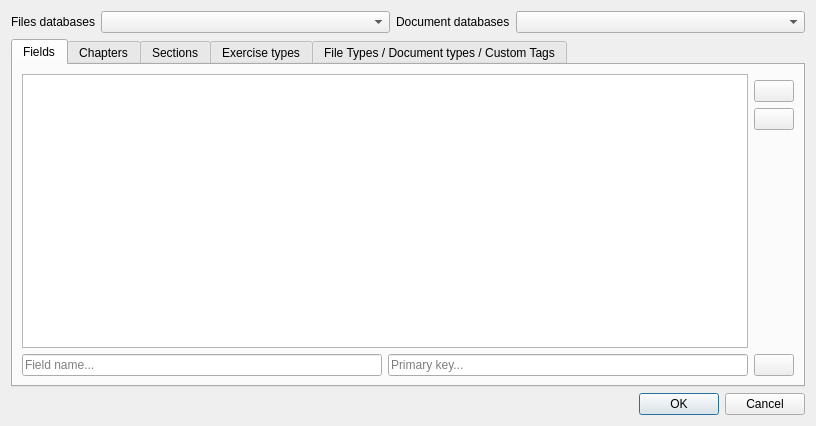
<?xml version="1.0" encoding="UTF-8"?>
<ui version="4.0">
 <class>DataTables</class>
 <widget class="QDialog" name="DataTables">
  <property name="geometry">
   <rect>
    <x>0</x>
    <y>0</y>
    <width>816</width>
    <height>426</height>
   </rect>
  </property>
  <property name="windowTitle">
   <string>Database entries</string>
  </property>
  <property name="windowIcon">
   <iconset>
    <normaloff>:/images/excel.png</normaloff>:/images/excel.png</iconset>
  </property>
  <layout class="QGridLayout" name="gridLayout_11">
   <item row="3" column="0">
    <layout class="QHBoxLayout" name="horizontalLayout_3">
     <item>
      <widget class="QLabel" name="warrningLabel">
       <property name="sizePolicy">
        <sizepolicy hsizetype="MinimumExpanding" vsizetype="Preferred">
         <horstretch>0</horstretch>
         <verstretch>0</verstretch>
        </sizepolicy>
       </property>
       <property name="text">
        <string/>
       </property>
      </widget>
     </item>
     <item>
      <widget class="QDialogButtonBox" name="buttonBox">
       <property name="sizePolicy">
        <sizepolicy hsizetype="Preferred" vsizetype="Fixed">
         <horstretch>0</horstretch>
         <verstretch>0</verstretch>
        </sizepolicy>
       </property>
       <property name="orientation">
        <enum>Qt::Horizontal</enum>
       </property>
       <property name="standardButtons">
        <set>QDialogButtonBox::Cancel|QDialogButtonBox::Ok</set>
       </property>
      </widget>
     </item>
    </layout>
   </item>
   <item row="0" column="0">
    <layout class="QHBoxLayout" name="horizontalLayout_4">
     <item>
      <widget class="QLabel" name="label_5">
       <property name="sizePolicy">
        <sizepolicy hsizetype="Fixed" vsizetype="Preferred">
         <horstretch>0</horstretch>
         <verstretch>0</verstretch>
        </sizepolicy>
       </property>
       <property name="text">
        <string>Files databases</string>
       </property>
      </widget>
     </item>
     <item>
      <widget class="QComboBox" name="FilesDBCombo"/>
     </item>
     <item>
      <widget class="QLabel" name="label_2">
       <property name="sizePolicy">
        <sizepolicy hsizetype="Fixed" vsizetype="Preferred">
         <horstretch>0</horstretch>
         <verstretch>0</verstretch>
        </sizepolicy>
       </property>
       <property name="text">
        <string>Document databases</string>
       </property>
      </widget>
     </item>
     <item>
      <widget class="QComboBox" name="DocsDBCombo"/>
     </item>
    </layout>
   </item>
   <item row="1" column="0">
    <widget class="QTabWidget" name="tabWidget">
     <property name="currentIndex">
      <number>0</number>
     </property>
     <widget class="QWidget" name="FieldTab">
      <attribute name="title">
       <string>Fields</string>
      </attribute>
      <layout class="QGridLayout" name="gridLayout_2">
       <item row="0" column="0">
        <layout class="QGridLayout" name="gridLayout">
         <item row="3" column="1">
          <spacer name="verticalSpacer">
           <property name="orientation">
            <enum>Qt::Vertical</enum>
           </property>
           <property name="sizeHint" stdset="0">
            <size>
             <width>20</width>
             <height>40</height>
            </size>
           </property>
          </spacer>
         </item>
         <item row="1" column="1">
          <widget class="QPushButton" name="RemFieldButton">
           <property name="sizePolicy">
            <sizepolicy hsizetype="Fixed" vsizetype="Fixed">
             <horstretch>0</horstretch>
             <verstretch>0</verstretch>
            </sizepolicy>
           </property>
           <property name="text">
            <string/>
           </property>
           <property name="icon">
            <iconset resource="../images.qrc">
             <normaloff>:/images/list-remove.svg</normaloff>:/images/list-remove.svg</iconset>
           </property>
          </widget>
         </item>
         <item row="0" column="0" rowspan="4">
          <widget class="QTableWidget" name="FieldTable">
           <property name="editTriggers">
            <set>QAbstractItemView::NoEditTriggers</set>
           </property>
           <property name="alternatingRowColors">
            <bool>true</bool>
           </property>
           <property name="selectionMode">
            <enum>QAbstractItemView::SingleSelection</enum>
           </property>
           <property name="selectionBehavior">
            <enum>QAbstractItemView::SelectRows</enum>
           </property>
           <property name="horizontalScrollMode">
            <enum>QAbstractItemView::ScrollPerPixel</enum>
           </property>
          </widget>
         </item>
         <item row="2" column="1">
          <widget class="QPushButton" name="EditFieldButton">
           <property name="sizePolicy">
            <sizepolicy hsizetype="Fixed" vsizetype="Fixed">
             <horstretch>0</horstretch>
             <verstretch>0</verstretch>
            </sizepolicy>
           </property>
           <property name="text">
            <string/>
           </property>
           <property name="icon">
            <iconset resource="../images.qrc">
             <normaloff>:/images/document-edit.svg</normaloff>:/images/document-edit.svg</iconset>
           </property>
          </widget>
         </item>
        </layout>
       </item>
       <item row="1" column="0">
        <layout class="QHBoxLayout" name="horizontalLayout_2">
         <item>
          <widget class="QLineEdit" name="FieldNameLine">
           <property name="placeholderText">
            <string>Field name...</string>
           </property>
          </widget>
         </item>
         <item>
          <widget class="QLineEdit" name="FieldPKLine">
           <property name="placeholderText">
            <string>Primary key...</string>
           </property>
          </widget>
         </item>
         <item>
          <widget class="QPushButton" name="AddFieldButton">
           <property name="sizePolicy">
            <sizepolicy hsizetype="Fixed" vsizetype="Fixed">
             <horstretch>0</horstretch>
             <verstretch>0</verstretch>
            </sizepolicy>
           </property>
           <property name="text">
            <string/>
           </property>
           <property name="icon">
            <iconset resource="../images.qrc">
             <normaloff>:/images/list-add.svg</normaloff>:/images/list-add.svg</iconset>
           </property>
          </widget>
         </item>
        </layout>
       </item>
      </layout>
     </widget>
     <widget class="QWidget" name="ChapterTab">
      <attribute name="title">
       <string>Chapters</string>
      </attribute>
      <layout class="QGridLayout" name="gridLayout_4">
       <item row="0" column="0">
        <layout class="QGridLayout" name="gridLayout_3">
         <item row="0" column="0">
          <widget class="QLabel" name="label">
           <property name="sizePolicy">
            <sizepolicy hsizetype="Preferred" vsizetype="Fixed">
             <horstretch>0</horstretch>
             <verstretch>0</verstretch>
            </sizepolicy>
           </property>
           <property name="font">
            <font>
             <bold>true</bold>
            </font>
           </property>
           <property name="text">
            <string>Fields</string>
           </property>
          </widget>
         </item>
         <item row="4" column="1">
          <widget class="QPushButton" name="EditChapterButton">
           <property name="sizePolicy">
            <sizepolicy hsizetype="Fixed" vsizetype="Fixed">
             <horstretch>0</horstretch>
             <verstretch>0</verstretch>
            </sizepolicy>
           </property>
           <property name="text">
            <string/>
           </property>
           <property name="icon">
            <iconset resource="../images.qrc">
             <normaloff>:/images/document-edit.svg</normaloff>:/images/document-edit.svg</iconset>
           </property>
          </widget>
         </item>
         <item row="1" column="0">
          <widget class="QComboBox" name="ComboFields_ChapterTab"/>
         </item>
         <item row="3" column="1">
          <widget class="QPushButton" name="RemoveChapterButton">
           <property name="sizePolicy">
            <sizepolicy hsizetype="Fixed" vsizetype="Fixed">
             <horstretch>0</horstretch>
             <verstretch>0</verstretch>
            </sizepolicy>
           </property>
           <property name="text">
            <string/>
           </property>
           <property name="icon">
            <iconset resource="../images.qrc">
             <normaloff>:/images/list-remove.svg</normaloff>:/images/list-remove.svg</iconset>
           </property>
          </widget>
         </item>
         <item row="5" column="1">
          <spacer name="verticalSpacer_2">
           <property name="orientation">
            <enum>Qt::Vertical</enum>
           </property>
           <property name="sizeHint" stdset="0">
            <size>
             <width>20</width>
             <height>40</height>
            </size>
           </property>
          </spacer>
         </item>
         <item row="2" column="0" rowspan="4">
          <widget class="QTableWidget" name="ChapterTable">
           <property name="editTriggers">
            <set>QAbstractItemView::NoEditTriggers</set>
           </property>
           <property name="alternatingRowColors">
            <bool>true</bool>
           </property>
           <property name="selectionMode">
            <enum>QAbstractItemView::SingleSelection</enum>
           </property>
           <property name="selectionBehavior">
            <enum>QAbstractItemView::SelectRows</enum>
           </property>
           <property name="horizontalScrollMode">
            <enum>QAbstractItemView::ScrollPerPixel</enum>
           </property>
          </widget>
         </item>
        </layout>
       </item>
       <item row="1" column="0">
        <layout class="QHBoxLayout" name="horizontalLayout_8">
         <item>
          <widget class="QLineEdit" name="ChapterNameLine">
           <property name="placeholderText">
            <string>Chapter name...</string>
           </property>
          </widget>
         </item>
         <item>
          <widget class="QLineEdit" name="ChapterPKLine">
           <property name="placeholderText">
            <string>Primary key...</string>
           </property>
          </widget>
         </item>
         <item>
          <widget class="QPushButton" name="AddChapterButton">
           <property name="sizePolicy">
            <sizepolicy hsizetype="Fixed" vsizetype="Fixed">
             <horstretch>0</horstretch>
             <verstretch>0</verstretch>
            </sizepolicy>
           </property>
           <property name="text">
            <string/>
           </property>
           <property name="icon">
            <iconset resource="../images.qrc">
             <normaloff>:/images/list-add.svg</normaloff>:/images/list-add.svg</iconset>
           </property>
          </widget>
         </item>
        </layout>
       </item>
      </layout>
     </widget>
     <widget class="QWidget" name="SectionTab">
      <attribute name="title">
       <string>Sections</string>
      </attribute>
      <layout class="QGridLayout" name="gridLayout_6">
       <item row="0" column="0">
        <layout class="QGridLayout" name="gridLayout_5">
         <item row="4" column="2">
          <widget class="QPushButton" name="EditSectionButton">
           <property name="sizePolicy">
            <sizepolicy hsizetype="Fixed" vsizetype="Fixed">
             <horstretch>0</horstretch>
             <verstretch>0</verstretch>
            </sizepolicy>
           </property>
           <property name="text">
            <string/>
           </property>
           <property name="icon">
            <iconset resource="../images.qrc">
             <normaloff>:/images/document-edit.svg</normaloff>:/images/document-edit.svg</iconset>
           </property>
          </widget>
         </item>
         <item row="1" column="0">
          <widget class="QComboBox" name="ComboFields_SectionTab"/>
         </item>
         <item row="0" column="0">
          <widget class="QLabel" name="label_4">
           <property name="sizePolicy">
            <sizepolicy hsizetype="Preferred" vsizetype="Fixed">
             <horstretch>0</horstretch>
             <verstretch>0</verstretch>
            </sizepolicy>
           </property>
           <property name="font">
            <font>
             <bold>true</bold>
            </font>
           </property>
           <property name="text">
            <string>Fields</string>
           </property>
          </widget>
         </item>
         <item row="0" column="1">
          <widget class="QLabel" name="Level3Combo2Name">
           <property name="sizePolicy">
            <sizepolicy hsizetype="Preferred" vsizetype="Fixed">
             <horstretch>0</horstretch>
             <verstretch>0</verstretch>
            </sizepolicy>
           </property>
           <property name="font">
            <font>
             <bold>true</bold>
            </font>
           </property>
           <property name="text">
            <string>Chapters</string>
           </property>
          </widget>
         </item>
         <item row="1" column="1">
          <widget class="QComboBox" name="ComboChapters_SectionTab"/>
         </item>
         <item row="3" column="2">
          <widget class="QPushButton" name="RemoveSectionButton">
           <property name="sizePolicy">
            <sizepolicy hsizetype="Fixed" vsizetype="Fixed">
             <horstretch>0</horstretch>
             <verstretch>0</verstretch>
            </sizepolicy>
           </property>
           <property name="text">
            <string/>
           </property>
           <property name="icon">
            <iconset resource="../images.qrc">
             <normaloff>:/images/list-remove.svg</normaloff>:/images/list-remove.svg</iconset>
           </property>
          </widget>
         </item>
         <item row="5" column="2">
          <spacer name="verticalSpacer_3">
           <property name="orientation">
            <enum>Qt::Vertical</enum>
           </property>
           <property name="sizeHint" stdset="0">
            <size>
             <width>20</width>
             <height>40</height>
            </size>
           </property>
          </spacer>
         </item>
         <item row="2" column="0" rowspan="4" colspan="2">
          <widget class="QTableWidget" name="SectionTable">
           <property name="alternatingRowColors">
            <bool>true</bool>
           </property>
           <property name="selectionMode">
            <enum>QAbstractItemView::SingleSelection</enum>
           </property>
           <property name="selectionBehavior">
            <enum>QAbstractItemView::SelectRows</enum>
           </property>
           <property name="horizontalScrollMode">
            <enum>QAbstractItemView::ScrollPerPixel</enum>
           </property>
          </widget>
         </item>
        </layout>
       </item>
       <item row="1" column="0">
        <layout class="QHBoxLayout" name="horizontalLayout_9">
         <item>
          <widget class="QLineEdit" name="SectionNameLine">
           <property name="placeholderText">
            <string>Section name...</string>
           </property>
          </widget>
         </item>
         <item>
          <widget class="QLineEdit" name="SectionPKLine">
           <property name="placeholderText">
            <string>Primary key...</string>
           </property>
          </widget>
         </item>
         <item>
          <widget class="QPushButton" name="AddSectionButton">
           <property name="sizePolicy">
            <sizepolicy hsizetype="Fixed" vsizetype="Fixed">
             <horstretch>0</horstretch>
             <verstretch>0</verstretch>
            </sizepolicy>
           </property>
           <property name="text">
            <string/>
           </property>
           <property name="icon">
            <iconset resource="../images.qrc">
             <normaloff>:/images/list-add.svg</normaloff>:/images/list-add.svg</iconset>
           </property>
          </widget>
         </item>
        </layout>
       </item>
      </layout>
     </widget>
     <widget class="QWidget" name="ExerciseTypeTab">
      <attribute name="title">
       <string>Exercise types</string>
      </attribute>
      <layout class="QGridLayout" name="gridLayout_8">
       <item row="0" column="0">
        <layout class="QGridLayout" name="gridLayout_7">
         <item row="4" column="3">
          <widget class="QPushButton" name="EditExerciseTypeButton">
           <property name="sizePolicy">
            <sizepolicy hsizetype="Fixed" vsizetype="Fixed">
             <horstretch>0</horstretch>
             <verstretch>0</verstretch>
            </sizepolicy>
           </property>
           <property name="text">
            <string/>
           </property>
           <property name="icon">
            <iconset resource="../images.qrc">
             <normaloff>:/images/document-edit.svg</normaloff>:/images/document-edit.svg</iconset>
           </property>
          </widget>
         </item>
         <item row="2" column="0" rowspan="4" colspan="3">
          <widget class="QTableWidget" name="ExerciseTypeTable">
           <property name="alternatingRowColors">
            <bool>true</bool>
           </property>
           <property name="selectionMode">
            <enum>QAbstractItemView::SingleSelection</enum>
           </property>
           <property name="selectionBehavior">
            <enum>QAbstractItemView::SelectRows</enum>
           </property>
           <property name="horizontalScrollMode">
            <enum>QAbstractItemView::ScrollPerPixel</enum>
           </property>
          </widget>
         </item>
         <item row="0" column="2">
          <widget class="QLabel" name="label_10">
           <property name="font">
            <font>
             <bold>true</bold>
            </font>
           </property>
           <property name="text">
            <string>Sections</string>
           </property>
          </widget>
         </item>
         <item row="5" column="3">
          <spacer name="verticalSpacer_4">
           <property name="orientation">
            <enum>Qt::Vertical</enum>
           </property>
           <property name="sizeHint" stdset="0">
            <size>
             <width>20</width>
             <height>40</height>
            </size>
           </property>
          </spacer>
         </item>
         <item row="1" column="1">
          <widget class="QComboBox" name="ComboChapters_ExerciseTypeTab"/>
         </item>
         <item row="1" column="0">
          <widget class="QComboBox" name="ComboFields_ExerciseTypeTab"/>
         </item>
         <item row="1" column="2">
          <widget class="QComboBox" name="ComboSections_ExerciseTypeTab"/>
         </item>
         <item row="0" column="1">
          <widget class="QLabel" name="label_11">
           <property name="font">
            <font>
             <bold>true</bold>
            </font>
           </property>
           <property name="text">
            <string>Chapters</string>
           </property>
          </widget>
         </item>
         <item row="0" column="0">
          <widget class="QLabel" name="label_12">
           <property name="font">
            <font>
             <bold>true</bold>
            </font>
           </property>
           <property name="text">
            <string>Fields</string>
           </property>
          </widget>
         </item>
         <item row="3" column="3">
          <widget class="QPushButton" name="RemoveExerciseTypeButton">
           <property name="sizePolicy">
            <sizepolicy hsizetype="Fixed" vsizetype="Fixed">
             <horstretch>0</horstretch>
             <verstretch>0</verstretch>
            </sizepolicy>
           </property>
           <property name="text">
            <string/>
           </property>
           <property name="icon">
            <iconset resource="../images.qrc">
             <normaloff>:/images/list-remove.svg</normaloff>:/images/list-remove.svg</iconset>
           </property>
          </widget>
         </item>
        </layout>
       </item>
       <item row="1" column="0">
        <layout class="QHBoxLayout" name="horizontalLayout_10">
         <item>
          <widget class="QLineEdit" name="ExerciseTypeNameLine">
           <property name="placeholderText">
            <string>Exercise type name...</string>
           </property>
          </widget>
         </item>
         <item>
          <widget class="QLineEdit" name="ExerciseTypePKLine">
           <property name="placeholderText">
            <string>Primary key...</string>
           </property>
          </widget>
         </item>
         <item>
          <widget class="QPushButton" name="AddExerciseTypeButton">
           <property name="sizePolicy">
            <sizepolicy hsizetype="Fixed" vsizetype="Fixed">
             <horstretch>0</horstretch>
             <verstretch>0</verstretch>
            </sizepolicy>
           </property>
           <property name="text">
            <string/>
           </property>
           <property name="icon">
            <iconset resource="../images.qrc">
             <normaloff>:/images/list-add.svg</normaloff>:/images/list-add.svg</iconset>
           </property>
          </widget>
         </item>
        </layout>
       </item>
      </layout>
     </widget>
     <widget class="QWidget" name="DocumentTypeTab">
      <attribute name="title">
       <string>File Types / Document types / Custom Tags</string>
      </attribute>
      <layout class="QGridLayout" name="gridLayout_9">
       <item row="0" column="0">
        <widget class="QSplitter" name="splitter">
         <property name="sizePolicy">
          <sizepolicy hsizetype="Expanding" vsizetype="MinimumExpanding">
           <horstretch>0</horstretch>
           <verstretch>0</verstretch>
          </sizepolicy>
         </property>
         <property name="orientation">
          <enum>Qt::Horizontal</enum>
         </property>
         <widget class="QWidget" name="layoutWidget_6">
          <layout class="QGridLayout" name="gridLayout_14">
           <item row="1" column="0">
            <widget class="QTableWidget" name="FileTypeTable">
             <property name="sizePolicy">
              <sizepolicy hsizetype="Expanding" vsizetype="MinimumExpanding">
               <horstretch>0</horstretch>
               <verstretch>0</verstretch>
              </sizepolicy>
             </property>
             <property name="editTriggers">
              <set>QAbstractItemView::NoEditTriggers</set>
             </property>
             <property name="alternatingRowColors">
              <bool>true</bool>
             </property>
             <property name="selectionMode">
              <enum>QAbstractItemView::SingleSelection</enum>
             </property>
             <property name="selectionBehavior">
              <enum>QAbstractItemView::SelectRows</enum>
             </property>
             <property name="horizontalScrollMode">
              <enum>QAbstractItemView::ScrollPerPixel</enum>
             </property>
            </widget>
           </item>
           <item row="0" column="0">
            <layout class="QHBoxLayout" name="horizontalLayout_6">
             <item>
              <widget class="QLabel" name="label_3">
               <property name="text">
                <string>File types</string>
               </property>
              </widget>
             </item>
             <item>
              <widget class="QPushButton" name="AddFileTypeButton">
               <property name="sizePolicy">
                <sizepolicy hsizetype="Fixed" vsizetype="Fixed">
                 <horstretch>0</horstretch>
                 <verstretch>0</verstretch>
                </sizepolicy>
               </property>
               <property name="text">
                <string/>
               </property>
               <property name="icon">
                <iconset resource="../images.qrc">
                 <normaloff>:/images/list-add.svg</normaloff>:/images/list-add.svg</iconset>
               </property>
              </widget>
             </item>
             <item>
              <widget class="QPushButton" name="RemFileTypeButton">
               <property name="sizePolicy">
                <sizepolicy hsizetype="Fixed" vsizetype="Fixed">
                 <horstretch>0</horstretch>
                 <verstretch>0</verstretch>
                </sizepolicy>
               </property>
               <property name="text">
                <string/>
               </property>
               <property name="icon">
                <iconset resource="../images.qrc">
                 <normaloff>:/images/list-remove.svg</normaloff>:/images/list-remove.svg</iconset>
               </property>
              </widget>
             </item>
             <item>
              <widget class="QPushButton" name="EditFileTypeButton">
               <property name="sizePolicy">
                <sizepolicy hsizetype="Fixed" vsizetype="Fixed">
                 <horstretch>0</horstretch>
                 <verstretch>0</verstretch>
                </sizepolicy>
               </property>
               <property name="text">
                <string/>
               </property>
               <property name="icon">
                <iconset resource="../images.qrc">
                 <normaloff>:/images/document-edit.svg</normaloff>:/images/document-edit.svg</iconset>
               </property>
              </widget>
             </item>
            </layout>
           </item>
          </layout>
         </widget>
         <widget class="QWidget" name="layoutWidget">
          <layout class="QGridLayout" name="gridLayout_12">
           <item row="0" column="0">
            <layout class="QHBoxLayout" name="horizontalLayout">
             <item>
              <widget class="QLabel" name="label_6">
               <property name="text">
                <string>Document types</string>
               </property>
              </widget>
             </item>
             <item>
              <widget class="QPushButton" name="AddDocumentTypeButton">
               <property name="sizePolicy">
                <sizepolicy hsizetype="Fixed" vsizetype="Fixed">
                 <horstretch>0</horstretch>
                 <verstretch>0</verstretch>
                </sizepolicy>
               </property>
               <property name="text">
                <string/>
               </property>
               <property name="icon">
                <iconset resource="../images.qrc">
                 <normaloff>:/images/list-add.svg</normaloff>:/images/list-add.svg</iconset>
               </property>
              </widget>
             </item>
             <item>
              <widget class="QPushButton" name="RemDocumentTypeButton">
               <property name="sizePolicy">
                <sizepolicy hsizetype="Fixed" vsizetype="Fixed">
                 <horstretch>0</horstretch>
                 <verstretch>0</verstretch>
                </sizepolicy>
               </property>
               <property name="text">
                <string/>
               </property>
               <property name="icon">
                <iconset resource="../images.qrc">
                 <normaloff>:/images/list-remove.svg</normaloff>:/images/list-remove.svg</iconset>
               </property>
              </widget>
             </item>
             <item>
              <widget class="QPushButton" name="EditDocumentTypeButton">
               <property name="sizePolicy">
                <sizepolicy hsizetype="Fixed" vsizetype="Fixed">
                 <horstretch>0</horstretch>
                 <verstretch>0</verstretch>
                </sizepolicy>
               </property>
               <property name="text">
                <string/>
               </property>
               <property name="icon">
                <iconset resource="../images.qrc">
                 <normaloff>:/images/document-edit.svg</normaloff>:/images/document-edit.svg</iconset>
               </property>
              </widget>
             </item>
            </layout>
           </item>
           <item row="1" column="0">
            <widget class="QTableWidget" name="DocumentTypeTable">
             <property name="sizePolicy">
              <sizepolicy hsizetype="Expanding" vsizetype="MinimumExpanding">
               <horstretch>0</horstretch>
               <verstretch>0</verstretch>
              </sizepolicy>
             </property>
             <property name="editTriggers">
              <set>QAbstractItemView::NoEditTriggers</set>
             </property>
             <property name="alternatingRowColors">
              <bool>true</bool>
             </property>
             <property name="selectionMode">
              <enum>QAbstractItemView::SingleSelection</enum>
             </property>
             <property name="selectionBehavior">
              <enum>QAbstractItemView::SelectRows</enum>
             </property>
             <property name="horizontalScrollMode">
              <enum>QAbstractItemView::ScrollPerPixel</enum>
             </property>
            </widget>
           </item>
          </layout>
         </widget>
         <widget class="QWidget" name="layoutWidget">
          <layout class="QGridLayout" name="gridLayout_13">
           <item row="1" column="0">
            <widget class="QTableWidget" name="TagTable">
             <property name="sizePolicy">
              <sizepolicy hsizetype="Expanding" vsizetype="MinimumExpanding">
               <horstretch>0</horstretch>
               <verstretch>0</verstretch>
              </sizepolicy>
             </property>
             <property name="editTriggers">
              <set>QAbstractItemView::NoEditTriggers</set>
             </property>
             <property name="alternatingRowColors">
              <bool>true</bool>
             </property>
             <property name="selectionMode">
              <enum>QAbstractItemView::SingleSelection</enum>
             </property>
             <property name="selectionBehavior">
              <enum>QAbstractItemView::SelectRows</enum>
             </property>
             <property name="horizontalScrollMode">
              <enum>QAbstractItemView::ScrollPerPixel</enum>
             </property>
            </widget>
           </item>
           <item row="0" column="0">
            <layout class="QHBoxLayout" name="horizontalLayout_5">
             <item>
              <widget class="QLabel" name="label_8">
               <property name="text">
                <string>Custom tags</string>
               </property>
              </widget>
             </item>
             <item>
              <widget class="QPushButton" name="AddTag">
               <property name="sizePolicy">
                <sizepolicy hsizetype="Fixed" vsizetype="Fixed">
                 <horstretch>0</horstretch>
                 <verstretch>0</verstretch>
                </sizepolicy>
               </property>
               <property name="text">
                <string/>
               </property>
               <property name="icon">
                <iconset resource="../images.qrc">
                 <normaloff>:/images/list-add.svg</normaloff>:/images/list-add.svg</iconset>
               </property>
              </widget>
             </item>
             <item>
              <widget class="QPushButton" name="RemTag">
               <property name="sizePolicy">
                <sizepolicy hsizetype="Fixed" vsizetype="Fixed">
                 <horstretch>0</horstretch>
                 <verstretch>0</verstretch>
                </sizepolicy>
               </property>
               <property name="text">
                <string/>
               </property>
               <property name="icon">
                <iconset resource="../images.qrc">
                 <normaloff>:/images/list-remove.svg</normaloff>:/images/list-remove.svg</iconset>
               </property>
              </widget>
             </item>
             <item>
              <widget class="QPushButton" name="EditTag">
               <property name="sizePolicy">
                <sizepolicy hsizetype="Fixed" vsizetype="Fixed">
                 <horstretch>0</horstretch>
                 <verstretch>0</verstretch>
                </sizepolicy>
               </property>
               <property name="text">
                <string/>
               </property>
               <property name="icon">
                <iconset resource="../images.qrc">
                 <normaloff>:/images/document-edit.svg</normaloff>:/images/document-edit.svg</iconset>
               </property>
              </widget>
             </item>
            </layout>
           </item>
          </layout>
         </widget>
        </widget>
       </item>
      </layout>
     </widget>
    </widget>
   </item>
  </layout>
 </widget>
 <resources>
  <include location="../images.qrc"/>
 </resources>
 <connections/>
</ui>
